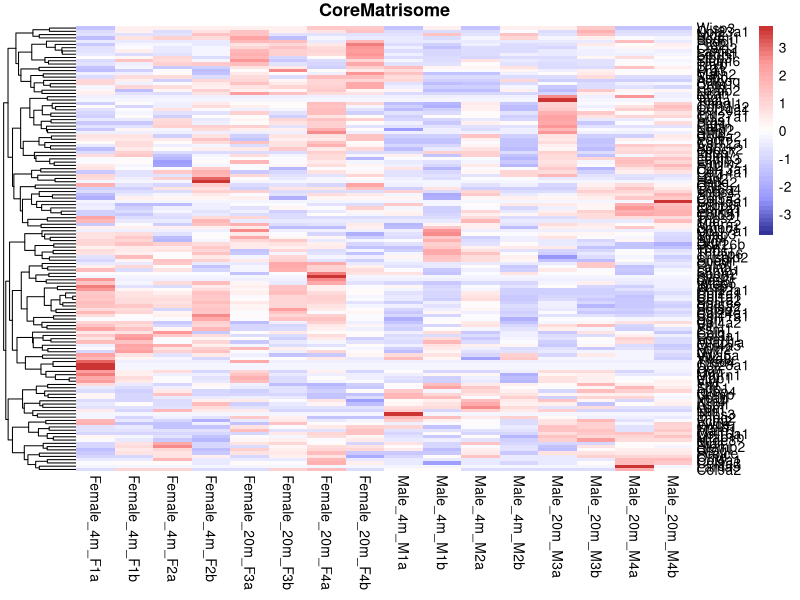
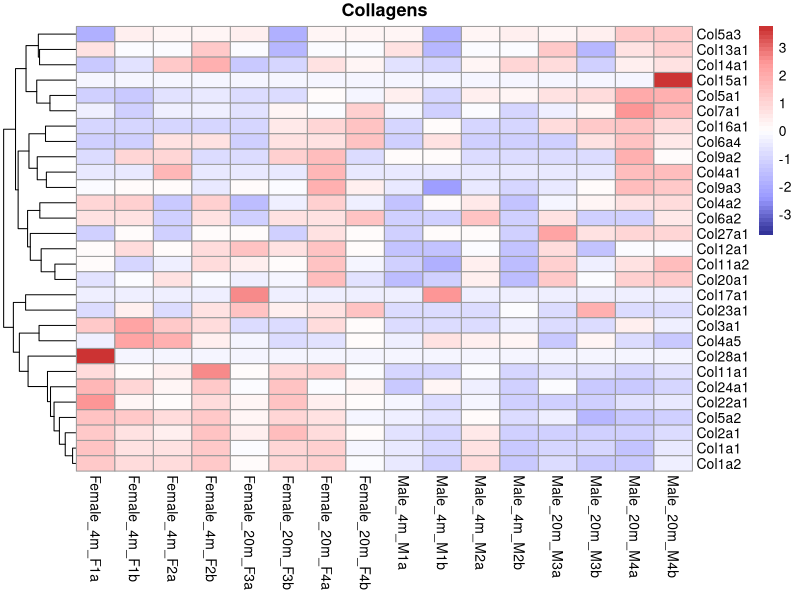
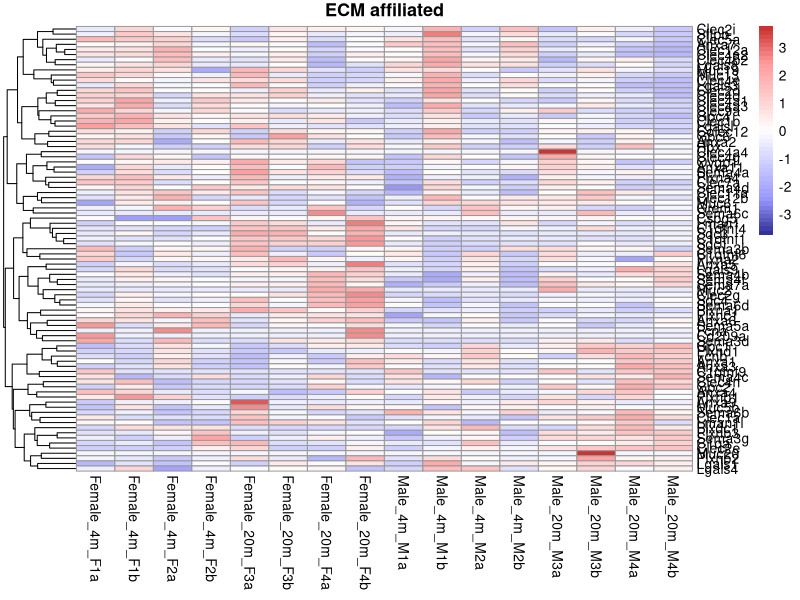
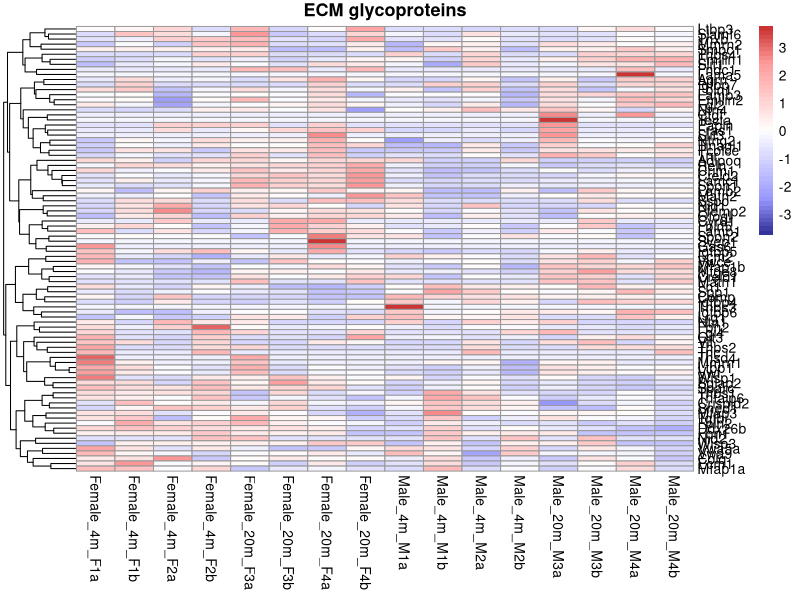
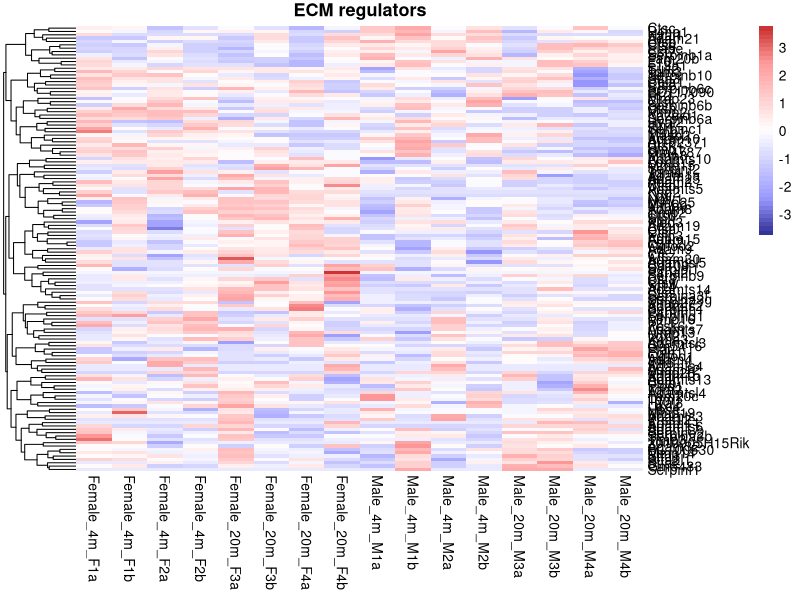
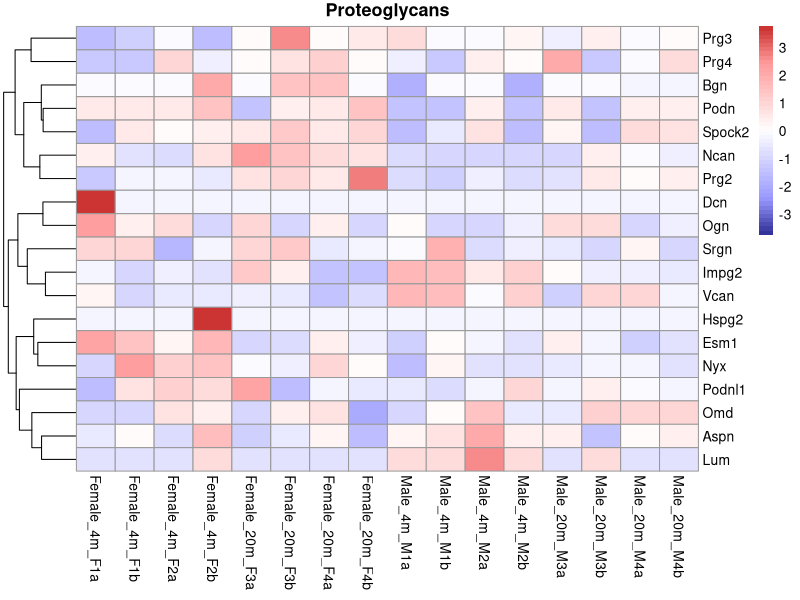
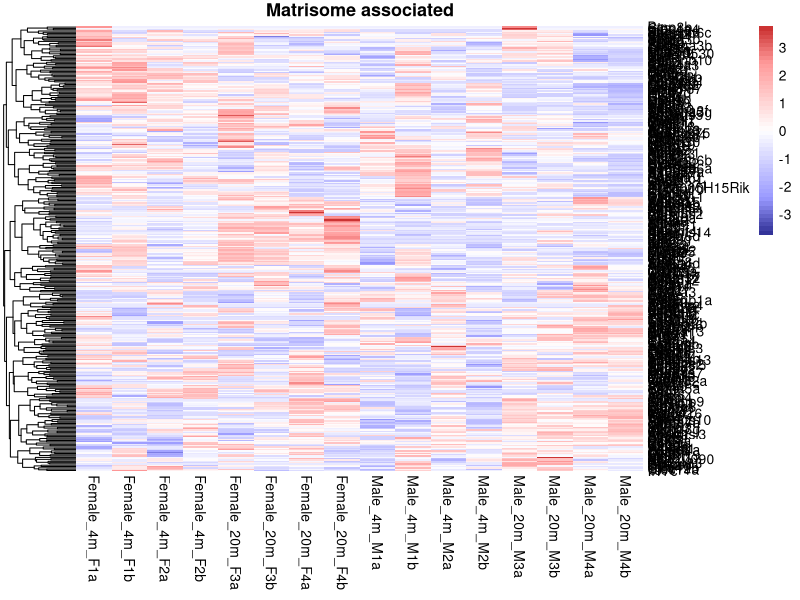
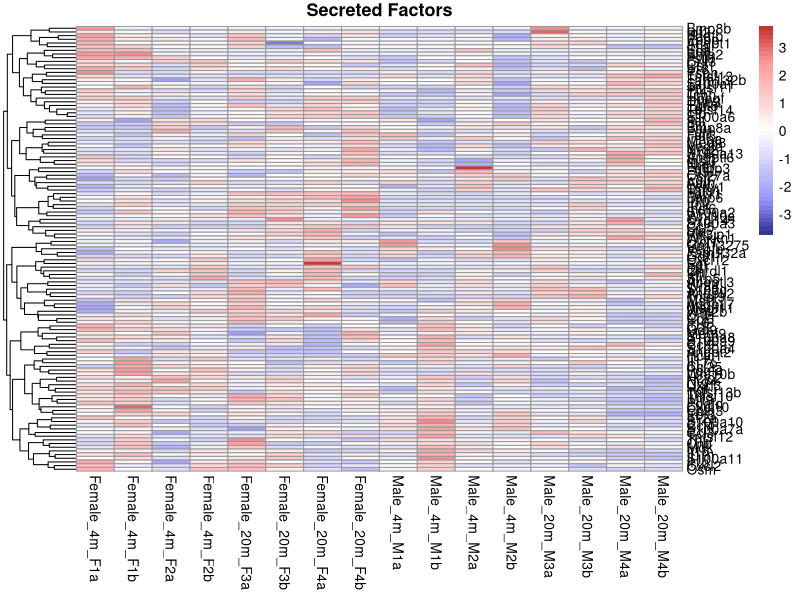

These charts were generated, in order, by the following R code:
setwd('/Users/berenice/Dropbox/Manuscripts_and_Publications/2022/2022_Neutrophil_ECM_Collaboration/Code/1_Neutrophil_Bulk_RNAseq_Enrichment')
options(stringsAsFactors = F)

library('grDevices')
library('bitops')
library('pheatmap')

# 2021-09-06
# get ECM associated genes heatmap

################################################################################################
#### load expression data #######
tissue.cts <- read.table('2020-05-21_Neutrophils_DESeq2_Analysis_STAR_post_SVA__log2_counts_matrix_DEseq2_SVA.txt')

# load gene lists
my.1.ECM     <- read.table('./GeneSets/CoreMatrisome.txt', sep = "\t")
my.2.ECM     <- read.table('./GeneSets/Collagens.txt', sep = "\t")
my.3.ECM     <- read.table('./GeneSets/ECMaffiliated.txt', sep = "\t")
my.4.ECM     <- read.table('./GeneSets/ECMglycoproteins.txt', sep = "\t")
my.5.ECM     <- read.table('./GeneSets/ECMregulators.txt', sep = "\t")
my.6.ECM     <- read.table('./GeneSets/Proteoglycans.txt', sep = "\t")
my.7.ECM     <- read.table('./GeneSets/Matrisomeassociated.txt', sep = "\t")
my.8.ECM     <- read.table('./GeneSets/Secretedfactors.txt', sep = "\t")

# Cannot plot genes with null variance
my.var.null <- apply(tissue.cts,1,var)

my.1.ECM     <- intersect(unique(my.1.ECM$V1) , rownames(tissue.cts)[my.var.null != 0])
my.2.ECM     <- intersect(unique(my.2.ECM$V1) , rownames(tissue.cts)[my.var.null != 0])
my.3.ECM     <- intersect(unique(my.3.ECM$V1) , rownames(tissue.cts)[my.var.null != 0])
my.4.ECM       <- intersect(unique(my.4.ECM$V1)   , rownames(tissue.cts)[my.var.null != 0])
my.5.ECM       <- intersect(unique(my.5.ECM$V1)   , rownames(tissue.cts)[my.var.null != 0])
my.6.ECM       <- intersect(unique(my.6.ECM$V1)   , rownames(tissue.cts)[my.var.null != 0])
my.7.ECM       <- intersect(unique(my.7.ECM$V1)   , rownames(tissue.cts)[my.var.null != 0])
my.8.ECM       <- intersect(unique(my.8.ECM$V1)   , rownames(tissue.cts)[my.var.null != 0])

pdf(paste0(Sys.Date(),"_CoreMatrisome.pdf"),width = 10, height = 15, onefile = F)
pheatmap(tissue.cts[my.1.ECM,],
         cluster_cols = F,
         cluster_rows = T,
         colorRampPalette(rev(c("#CC3333","#FF9999","#FFCCCC","white","#CCCCFF","#9999FF","#333399")))(50),
         show_rownames = T,
         scale="row",
         main ="CoreMatrisome")
dev.off()

pdf(paste0(Sys.Date(),"_Collagens.pdf"),width = 10, height = 15, onefile = F)
pheatmap(tissue.cts[my.2.ECM,],
         cluster_cols = F,
         cluster_rows = T,
         colorRampPalette(rev(c("#CC3333","#FF9999","#FFCCCC","white","#CCCCFF","#9999FF","#333399")))(50),
         show_rownames = T,
         scale="row",
         main ="Collagens")
dev.off()

pdf(paste0(Sys.Date(),"_ECMaffiliated.pdf"),width = 10, height = 15, onefile = F)
pheatmap(tissue.cts[my.3.ECM,],
         cluster_cols = F,
         cluster_rows = T,
         colorRampPalette(rev(c("#CC3333","#FF9999","#FFCCCC","white","#CCCCFF","#9999FF","#333399")))(50),
         show_rownames = T,
         scale="row",
         main ="ECM affiliated")
dev.off()

pdf(paste0(Sys.Date(),"_ECMglycoproteins.pdf"),width = 10, height = 15, onefile = F)
pheatmap(tissue.cts[my.4.ECM,],
         cluster_cols = F,
         cluster_rows = T,
         colorRampPalette(rev(c("#CC3333","#FF9999","#FFCCCC","white","#CCCCFF","#9999FF","#333399")))(50),
         show_rownames = T,
         scale="row",
         main ="ECM glycoproteins")
dev.off()

pdf(paste0(Sys.Date(),"_ECMregulators.pdf"),width = 10, height = 15, onefile = F)
pheatmap(tissue.cts[my.5.ECM,],
         cluster_cols = F,
         cluster_rows = T,
         colorRampPalette(rev(c("#CC3333","#FF9999","#FFCCCC","white","#CCCCFF","#9999FF","#333399")))(50),
         show_rownames = T,
         scale="row",
         main ="ECM regulators")
dev.off()

pdf(paste0(Sys.Date(),"_Proteoglycans.pdf"),width = 10, height = 15, onefile = F)
pheatmap(tissue.cts[my.6.ECM,],
         cluster_cols = F,
         cluster_rows = T,
         colorRampPalette(rev(c("#CC3333","#FF9999","#FFCCCC","white","#CCCCFF","#9999FF","#333399")))(50),
         show_rownames = T,
         scale="row",
         main ="Proteoglycans")
dev.off()

pdf(paste0(Sys.Date(),"_Matrisomeassociated.pdf"),width = 10, height = 15, onefile = F)
pheatmap(tissue.cts[my.7.ECM,],
         cluster_cols = F,
         cluster_rows = T,
         colorRampPalette(rev(c("#CC3333","#FF9999","#FFCCCC","white","#CCCCFF","#9999FF","#333399")))(50),
         show_rownames = T,
         scale="row",
         main ="Matrisome associated")
dev.off()

pdf(paste0(Sys.Date(),"_Secretedfactors.pdf"),width = 10, height = 15, onefile = F)
pheatmap(tissue.cts[my.8.ECM,],
         cluster_cols = F,
         cluster_rows = T,
         colorRampPalette(rev(c("#CC3333","#FF9999","#FFCCCC","white","#CCCCFF","#9999FF","#333399")))(50),
         show_rownames = T,
         scale="row",
         main ="Secreted Factors")
dev.off()


################################################################################################


#######################
sink(file = paste(Sys.Date(),"_Heatmap_session_Info.txt", sep =""))
sessionInfo()
sink()
